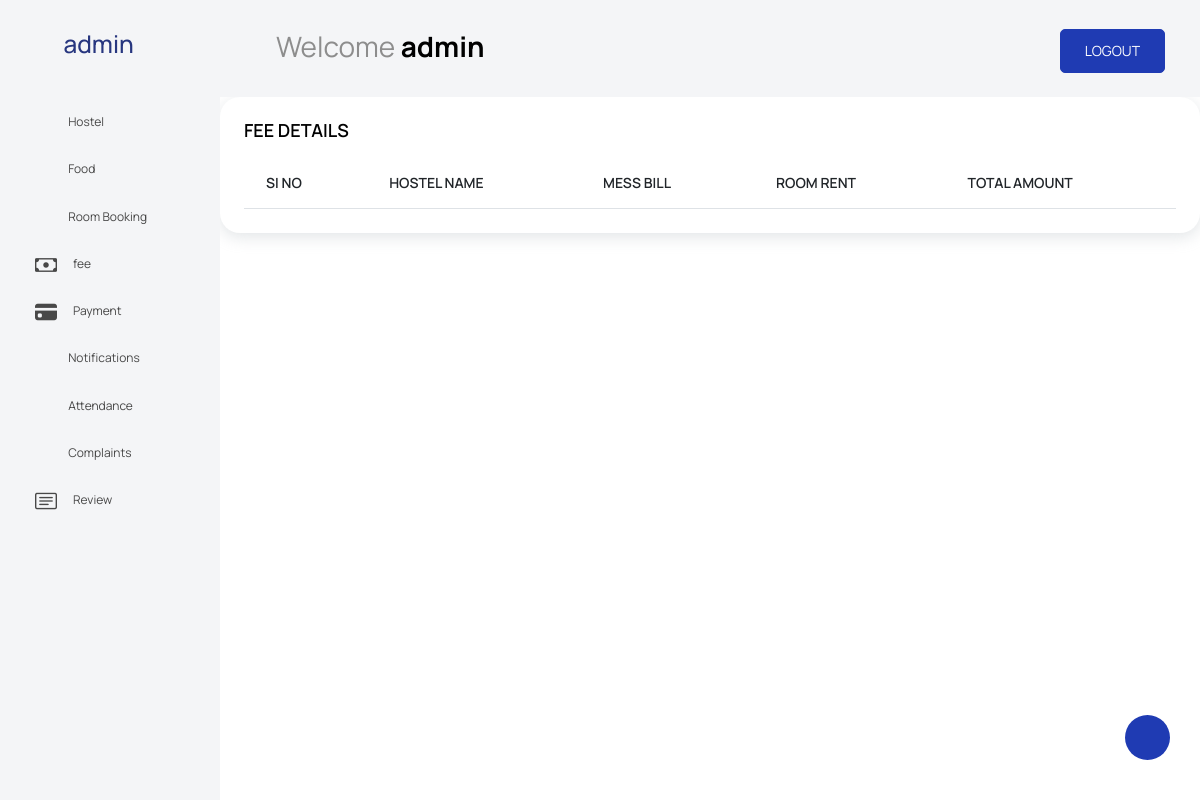
The page /view_studfee (signed in) on the database as committed earlier.
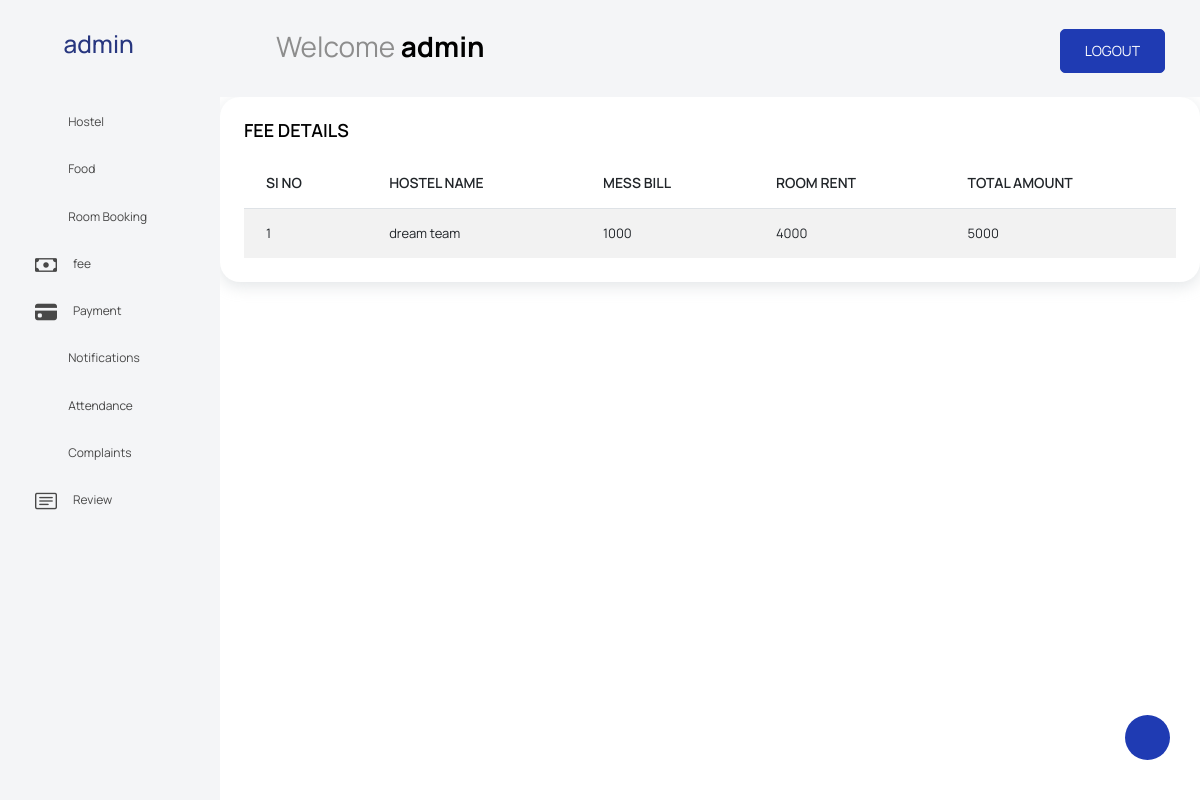
The same page on the database as committed later.
### demo1app/models.py (models this page shows, shortened)
class Fee(models.Model):
    hostel_name = models.ForeignKey(Hostal, on_delete=models.CASCADE)
    mess_bill = models.IntegerField()
    room_rent = models.IntegerField()
    amount = models.IntegerField()

class Hostal(models.Model):
    hostel_name = models.CharField(max_length=250)
    location = models.CharField(max_length=500)
    room_fecilities = models.CharField(max_length=300)
    contact_no = models.IntegerField()
    hostel_image = models.ImageField(upload_to="hostal")
    def __str__(self):
        return self.hostel_name

### demo1app/studentviews.py (the view)
# urls.py: path('view_studfee', studentviews.view_studfee, name='view_studfee'),
@login_required(login_url='login_page')
def view_studfee(request):
    data=Fee.objects.all()
    return render(request, 'view_studfee.html', {'data': data})

### templates/view_studfee.html
{% extends 'student_page.html' %}
{% load crispy_forms_tags %}
{% block content %}
<div class="col-lg-12 grid-margin stretch-card">
              <div class="card">
                <div class="card-body">
                  <h4 class="card-title">FEE DETAILS</h4>
                  <div class="table-responsive">
                    <table class="table table-striped">
                      <thead>
                        <tr>
                          <th>SI NO</th>
                            <th>HOSTEL NAME</th>
                            <th>MESS BILL</th>
                            <th>ROOM RENT</th>
                            <th>TOTAL AMOUNT</th>
                        </tr>
                      </thead>
                      <tbody>
                      {% for i in data %}
                        <tr>
                          <td>{{forloop.counter}}</td>
                          <td>{{i.hostel_name}}</td>
                          <td>{{i.mess_bill}}</td>
                           <td>{{i.room_rent}}</td>
                          <td>{{i.amount}}</td>
                        </tr>
                      {% endfor %}
                      </tbody>
                    </table>
                  </div>
                </div>
              </div>
            </div>
{% endblock %}

Rows that differ between the two databases and show on the page:
added Fee: hostel_name "dream team", mess_bill "1000", room_rent "4000", amount "5000"
